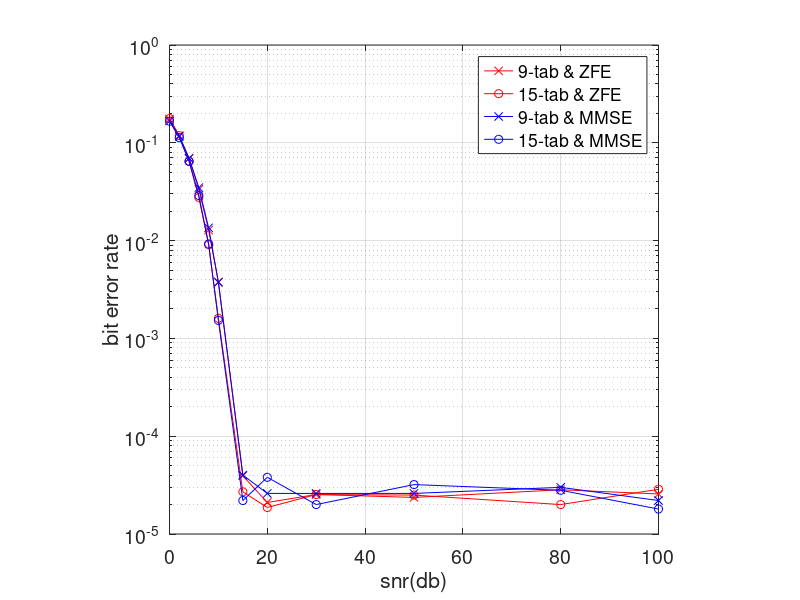
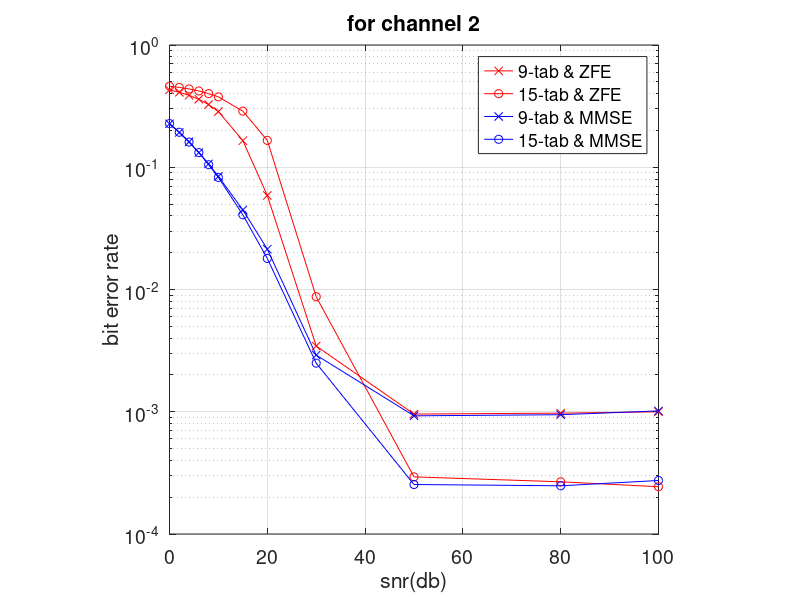
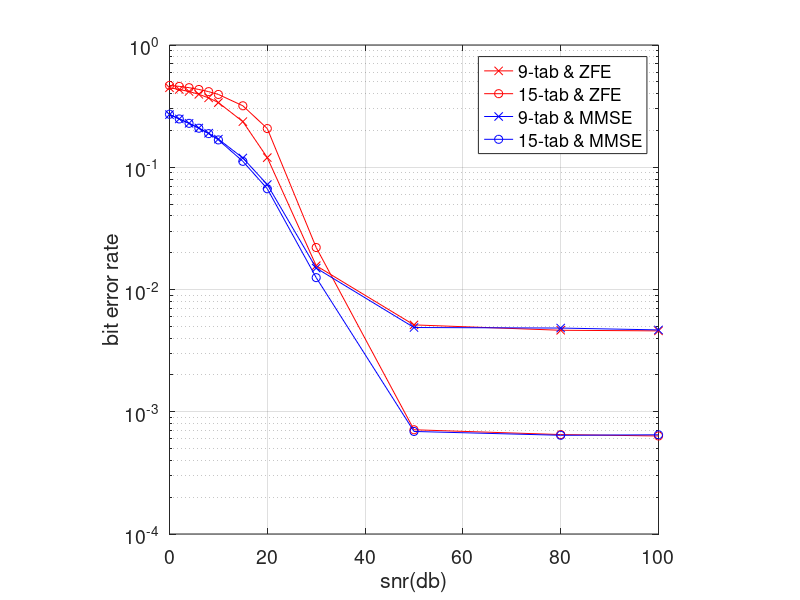

These figures' MATLAB source, in order:
load error_rate_matrix_1.mat
load error_rate_matrix_2.mat
snr_db=[0 2 4 6 8 10 15 20 30 50 80 100];
last_error_rate_matrix_1=error_rate_matrix_1';
last_error_rate_matrix_2=error_rate_matrix_2';
figure();

semilogy(snr_db,last_error_rate_matrix_1(:,1),'-xr','DisplayName','9-tab & ZFE');hold on;
semilogy(snr_db,last_error_rate_matrix_1(:,4),'-or','DisplayName','15-tab & ZFE');hold on;
semilogy(snr_db,last_error_rate_matrix_2(:,1),'-xb','DisplayName','9-tab & MMSE');hold on;
semilogy(snr_db,last_error_rate_matrix_2(:,4),'-ob','DisplayName','15-tab & MMSE');hold on;
xlabel('snr(db)');ylabel('bit error rate');
set(gca,'FontSize',14);
grid on;
legend;
axis square


%%
figure();
semilogy(snr_db,last_error_rate_matrix_1(:,2),'-xr','DisplayName','9-tab & ZFE');hold on;
semilogy(snr_db,last_error_rate_matrix_1(:,5),'-or','DisplayName','15-tab & ZFE');hold on;
semilogy(snr_db,last_error_rate_matrix_2(:,2),'-xb','DisplayName','9-tab & MMSE');hold on;
semilogy(snr_db,last_error_rate_matrix_2(:,5),'-ob','DisplayName','15-tab & MMSE');hold on;
xlabel('snr(db)');ylabel('bit error rate');title('for channel 2');
set(gca,'FontSize',14);
grid on;
legend;
axis square

%%
figure();
semilogy(snr_db,last_error_rate_matrix_1(:,3),'-xr','DisplayName','9-tab & ZFE');hold on;
semilogy(snr_db,last_error_rate_matrix_1(:,6),'-or','DisplayName','15-tab & ZFE');hold on;
semilogy(snr_db,last_error_rate_matrix_2(:,3),'-xb','DisplayName','9-tab & MMSE');hold on;
semilogy(snr_db,last_error_rate_matrix_2(:,6),'-ob','DisplayName','15-tab & MMSE');hold on;
xlabel('snr(db)');ylabel('bit error rate');
set(gca,'FontSize',14);
grid on;
legend;
axis square




%%

